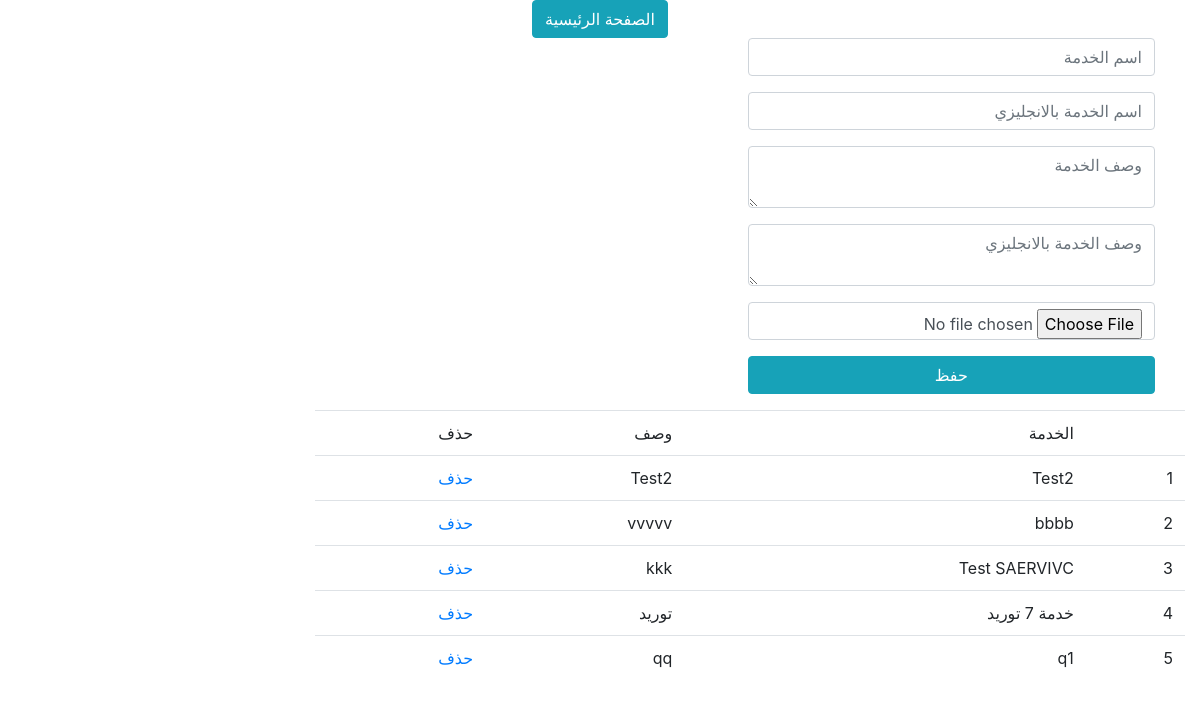
The app's page /admin/serv.php with its own data.
### tables this page shows
CREATE TABLE `gservec` (
  `id` int(11) NOT NULL,
  `name` varchar(200) NOT NULL,
  `descr` varchar(250) NOT NULL,
  `name_er` text NOT NULL,
  `depart_en` text NOT NULL,
  `path` text NOT NULL
);

### config/database.php (called while the page is built, shortened)
<?php
class DBConnection{
   function __construct() {
       $this->db=new PDO("mysql:host=localhost;dbname=comp2","root","");
   }
}

### config/admin.php (called while the page is built, shortened)
<?php
require "database.php";
class Admin  extends DBConnection{
    public function getServiec(){
        $sql=$this->db->prepare("SELECT * FROM gservec");
        $sql->execute();
        return $sql;
    }
}

### admin/serv.php (the view, shortened to what this page needs)
<?php
require '../config/admin.php';
$admin =new Admin();
$res=$admin->getServiec();
?>
<html>
    <head>
    <link rel="stylesheet" href="https://stackpath.bootstrapcdn.com/bootstrap/4.4.1/css/bootstrap.min.css">
    </head>
    <body dir="rtl">
        <header>
        <div class="container">
                <div class="row justify-content-center">
                    <a href="index.php" class="btn btn-info" >الصفحة الرئيسية </a>
                </div>
            </div>
        </header>
       <section>
          <div class="col-12">
              <div class="col-8">
                  <form method="POST" enctype="multipart/form-data">
                      <div class="form-group">
                          <div class="col-7">
                              <input type="text" name="srname" class="form-control"  placeholder="اسم الخدمة ">
                          </div>
                      </div>
                      <div class="form-group">
                          <div class="col-7">
                              <input type="text" name="srnamens" class="form-control"  placeholder="اسم الخدمة بالانجليزي ">
                          </div>
                      </div>
                      <div class="form-group">
                          <div class="col-7">
                             <textarea class="form-control" name="des" row="5" placeholder="وصف الخدمة "></textarea>
                          </div>
                      </div>
                      <div class="form-group">
                          <div class="col-7">
                             <textarea class="form-control" name="desen" row="5" placeholder="وصف الخدمة بالانجليزي "></textarea>
                          </div>
                      </div>
                      <div class="form-group">
                          <div class="col-7">
                              <input type="file" name="srfile" class="form-control" >
                          </div>
                      </div>
                      <div class="form-group">
                          <div class="col-7">
                              <input type="submit" name="sub" class="btn btn-info btn-block" value="حفظ" >
                          </div>
                      </div>
                  </form>
              </div>
          </div>
      </section>
        <section>
            <div class="conatiner">
                <div class="col-9">
                    <table class="table">
                        <thead>
                            <tr>
                                <td></td>
                            <td>الخدمة</td>
                            <td>وصف </td>
                            <td>حذف </td>
                            </tr>
                        </thead>
                        <tbody>
                            <?php
                             if($res->rowCount()>0){
                                 $count=1;
                                 foreach($res as $r){
                                     echo '
                                      <tr>
                                       <td>'.$count.'</td>
                                       <td>'.$r['name'].'</td>
                                       <td>'.$r['descr'].'</td>
                                       <td><a href="serv.php?id_del='.$r['id'].'">حذف </a></td>
                                      </tr>
                                     ';
                                     $count++;
                                 }
                             }
                            ?>
                        </tbody>
                    </table>
                </div>
            </div>
        </section>
    </body>
</html>

### records on screen
gservec: name "Test2", descr "Test2"
gservec: name "bbbb", descr "vvvvv"
gservec: name "Test SAERVIVC", descr "kkk"
gservec: name "خدمة 7 توريد", descr "توريد"
gservec: name "q1", descr "qq"
